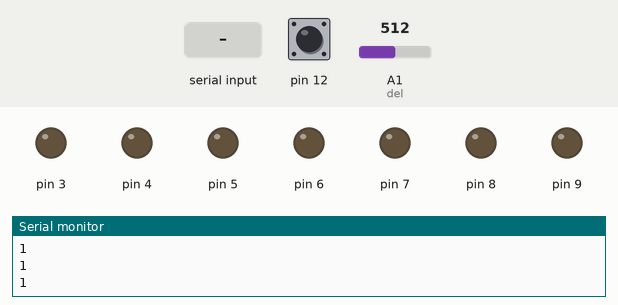
This sketch was run on a simulated Arduino Uno, built with avr-gcc and run on an emulated ATmega328P. Shown: output pins drawn as LEDs (lit = HIGH), the last lines printed to the serial monitor. The test bench sets the inputs (shaded band); at power-on: pin 12 HIGH, A1 (del) = 512.

Above: at 1.7 s.
1.8 s: "1\n" received over Serial
At 4.0 s:
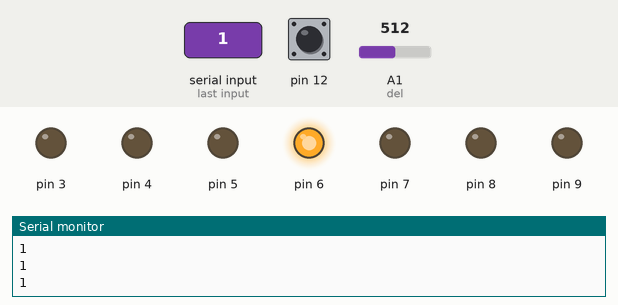
4.8 s: "90,45,200\n" received over Serial
At 5.7 s:
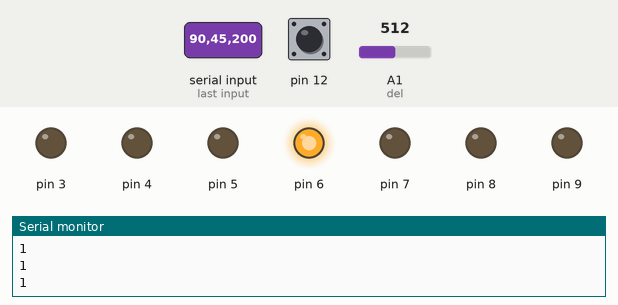
6.3 s: "30,150,10\n" received over Serial
7.8 s: pin 12 pulled LOW for 1 s
At 8.7 s:
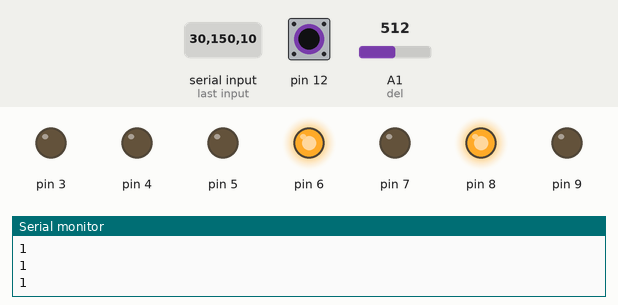
Timing chart, 0 to 15.6 s (numbered marks = the images above; inputs shaded):
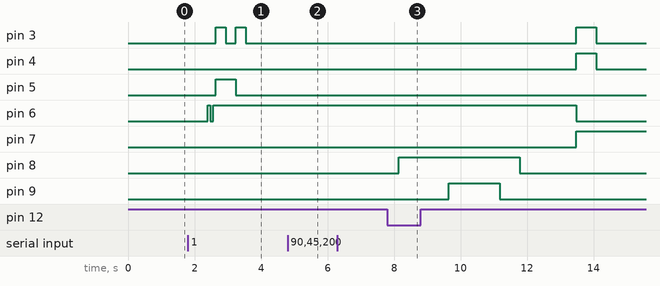

The sketch:

BEZKL_DOST.ino
```cpp
int a;
int val = 0;
int del = A1;
bool stat = false;
unsigned long timing;
void setup() {
  // stat = false;
  pinMode(3, OUTPUT);
  pinMode(4, OUTPUT);
  pinMode(5, OUTPUT);
  pinMode(6, OUTPUT);
  pinMode(7, OUTPUT);
  pinMode(8, OUTPUT);
  pinMode(9, OUTPUT);
  pinMode(12, INPUT_PULLUP);
  Serial.begin(4800);
  //while(!Serial);
}

void loop() {
  //stat = false;
  Serial.println("1");
  delay(600);
  if (Serial.available() > 0) {
    stat = true;
    a = Serial.parseInt();
    switch (a) {
      case 1:
        unlock();
        break;
    }
  }
  else if (!Serial.available() > 0)
  {
    // lock();
    stat = false;
  }

}
void unlock() {
  digitalWrite(7, LOW);
  digitalWrite(6, HIGH);
  delay(80);
  digitalWrite(6, LOW);
  delay(80);
  digitalWrite(6, HIGH);
  delay(80);
  digitalWrite(3, LOW);
  digitalWrite(3, HIGH);
  digitalWrite(5, HIGH);
  delay(300);
  digitalWrite(3, LOW);
  delay(300);
  digitalWrite(3, HIGH);
  digitalWrite(5, LOW);
  delay(300);
  digitalWrite(3, LOW);
  while (stat = true) {
    Serial.available();
    Serial.parseInt();
    Serial.println("1");
    delay(600);
    if (Serial.available() > 0) {
      stat = true;
    }
    else {
      lock();
      stat = false;
      break;
    }
    Start();
  }
}
void lock() {
  digitalWrite(6, HIGH);
  delay(100);
  digitalWrite(6, LOW);
  digitalWrite(4, HIGH);
  digitalWrite(3, HIGH);
  digitalWrite(7, HIGH);
  delay(600);
  digitalWrite(4, LOW);
  digitalWrite(3, LOW);
  while (stat = false) {
    Serial.available();
    Serial.parseInt();
    Serial.println("1");
    delay(100);
    if (!Serial.available() > 0) {
      stat = false;
    }
    else {
      unlock();
      stat = true;
      break;
    }
  }

}
void res() {
  while (Serial.available())
    Serial.read();
}
void Start() {
  val = analogRead(del);
  int x=val*3;
  int b = digitalRead(12);
  if (b == 0) {
    digitalWrite(8, HIGH);
    delay(1500);
    digitalWrite(9, HIGH);
    delay(x);
    digitalWrite(9, LOW);
    while (b == 0) {
      int b = digitalRead(12);
      if (b == 1) {
        return;
      }
    }

  }
  else {
    digitalWrite(8, LOW);
    digitalWrite(9, LOW);
  }
}
```

Measured:
- after the input at 1.8 s, pin 3: alternates HIGH for 0.30 s and LOW for 0.30 s, 4 changes in all, then stays LOW, starting after 0.84 s; pin 5: LOW → HIGH after 0.84 s, → LOW 0.60 s later; pin 6: LOW → HIGH after 0.60 s, → LOW 0.08 s later, → HIGH 0.08 s later
- after the input at 4.8 s, pin 3, pin 4, pin 7: stays LOW (without the input it goes to HIGH after 0.44 s); pin 6: stays HIGH (without the input it goes to LOW after 0.44 s)
- after the input at 7.8 s, pin 6: HIGH → LOW after 5.7 s instead of 2.6 s; pin 7: LOW → HIGH after 5.7 s instead of 2.6 s; pin 8: LOW → HIGH after 0.34 s, → LOW 3.6 s later; pin 9: LOW → HIGH after 1.8 s, → LOW 1.5 s later
